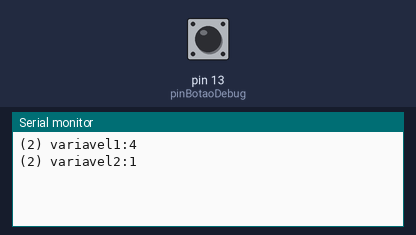
A sketch run on a simulated Arduino Uno, built with avr-gcc and run on an emulated ATmega328P. On the bench: the last lines printed to the serial monitor. Inputs (shaded band) come from the test bench; at power-on: pin 13 (pinBotaoDebug) HIGH.

Above: at 1.2 s.
1.3 s: pin 13 (pinBotaoDebug) pulled LOW for 0.15 s
At 2.3 s:
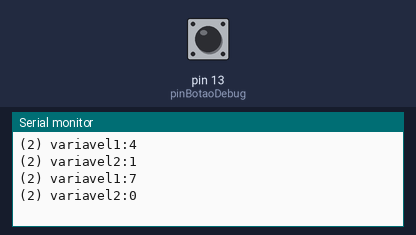
2.9 s: pin 13 (pinBotaoDebug) pulled LOW for 1 s
At 3.5 s:
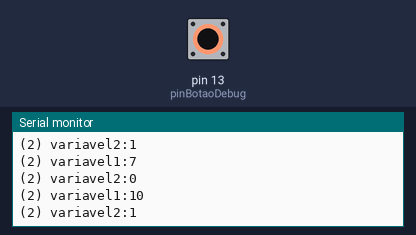
5.4 s: pin 13 (pinBotaoDebug) pulled LOW for 0.15 s
At 6.6 s:
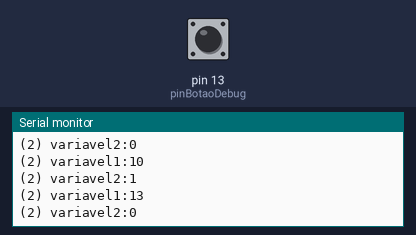
Timing chart, 0 to 8.4 s (numbered marks = the images above; inputs shaded):
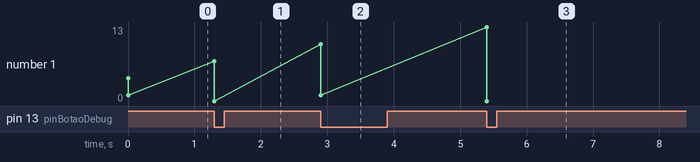

The sketch:

AV23-Sketch.ino
```cpp
#define pinBotaoDebug 13

//Inicio da função debug
#define habilitaDebugSerial true //define se envia informações do funcionamento para o monitor serial. "true" envia e "false" não envia. Utilizado apenas para identificar problemas de funcionamento atraves do monitor serial do IDE Arduino. Em situações normais, definir este parametro como "false". Quando usar o monitor, ele deve ser configurado para a velocidade de 115200.
void debug(int pontoParada, String nomeVariavel, String valorVariavel, int tempoParada = -1);


void setup() {
  #if habilitaDebugSerial == true
      Serial.begin(115200);
      pinMode(pinBotaoDebug, INPUT_PULLUP);
  #endif
}

void loop() {

  static byte variavel1 = 1;
  bool variavel2;

  #if habilitaDebugSerial == true
      //debug(1, "variavel1", String(variavel1), 0);
  #endif

  variavel1 += 3;
  if ((variavel1 % 2) == 0) {
     variavel2 = true;
  } else {
     variavel2 = false;
  }

  #if habilitaDebugSerial == true
      debug(2, "variavel1", String(variavel1), 0);
      debug(2, "variavel2", String(variavel2), -1);
  #endif
}

void debug(int pontoParada, String nomeVariavel, String valorVariavel, int tempoParada = -1) {   //TempoParada faz delay. Com -1, para até porta 13 mudar de nível

  Serial.print("(");
  Serial.print(pontoParada);
  Serial.print(") ");

  Serial.print(nomeVariavel);
  Serial.print(":");
  Serial.print(valorVariavel);
  Serial.println();

  if (tempoParada == -1) {

     static bool estadoBotaoAnt = digitalRead(pinBotaoDebug);
     static unsigned long delayDebounce;
     bool estadoBotao;
     bool aguarda = true;
     while (aguarda) {
       estadoBotao = digitalRead(pinBotaoDebug);
       if ( (estadoBotao != estadoBotaoAnt) && !estadoBotao ) {
          if ((millis() - delayDebounce) > 100) {
             aguarda = false;
             delayDebounce = millis();
          }
       } else if (estadoBotao != estadoBotaoAnt) {
         delayDebounce = millis();
       }
       estadoBotaoAnt = estadoBotao;
     }
  } else if (tempoParada > 0) {
     delay(tempoParada);
  }
}
```

Measured:
- after the input at 1.3 s, the serial monitor: prints a new line at once (image 1)
- after the input at 2.9 s, the serial monitor: prints a new line at once (image 2)
- after the input at 5.4 s, the serial monitor: prints a new line at once (image 3)
- plotted number 1: 1 → 0 after the input at 1.3 s, 1 → 0 after the input at 5.4 s
